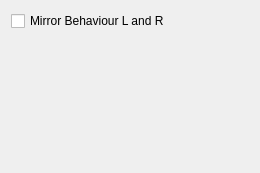
<?xml version="1.0" encoding="UTF-8"?>
<ui version="4.0">
 <class>Form</class>
 <widget class="QWidget" name="Form">
  <property name="geometry">
   <rect>
    <x>0</x>
    <y>0</y>
    <width>260</width>
    <height>173</height>
   </rect>
  </property>
  <property name="windowTitle">
   <string>Form</string>
  </property>
  <layout class="QGridLayout" name="gridLayout">
   <item row="0" column="0">
    <widget class="QCheckBox" name="mirrorBehaviour_checkBox">
     <property name="text">
      <string>Mirror Behaviour L and R</string>
     </property>
    </widget>
   </item>
   <item row="1" column="0">
    <spacer name="verticalSpacer">
     <property name="orientation">
      <enum>Qt::Vertical</enum>
     </property>
     <property name="sizeHint" stdset="0">
      <size>
       <width>20</width>
       <height>40</height>
      </size>
     </property>
    </spacer>
   </item>
  </layout>
 </widget>
 <resources/>
 <connections/>
</ui>
